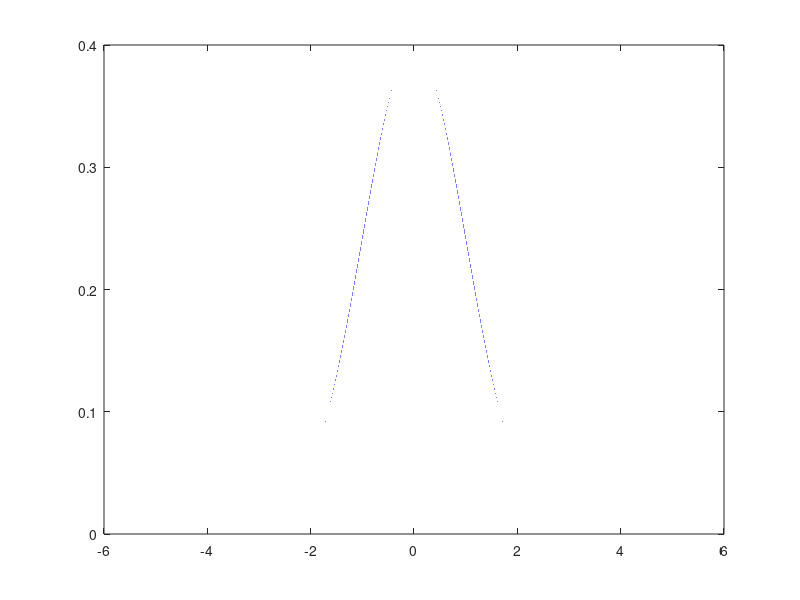
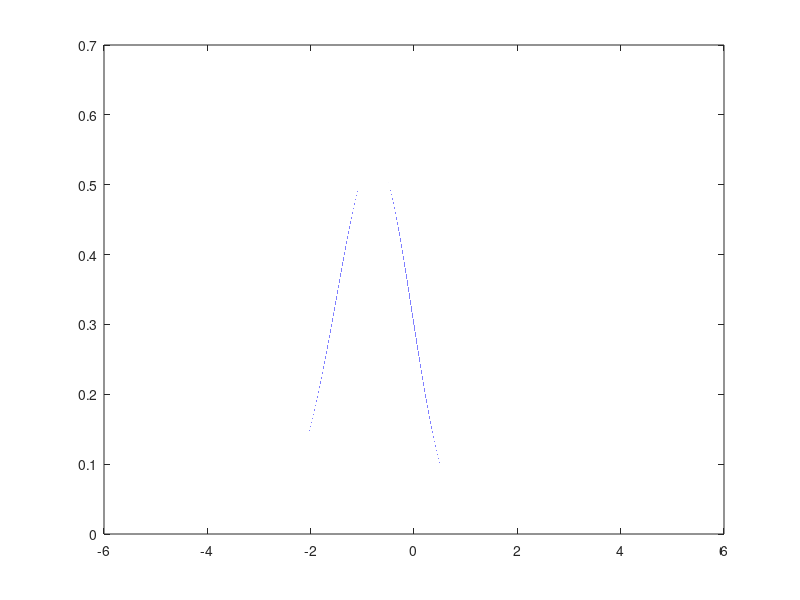
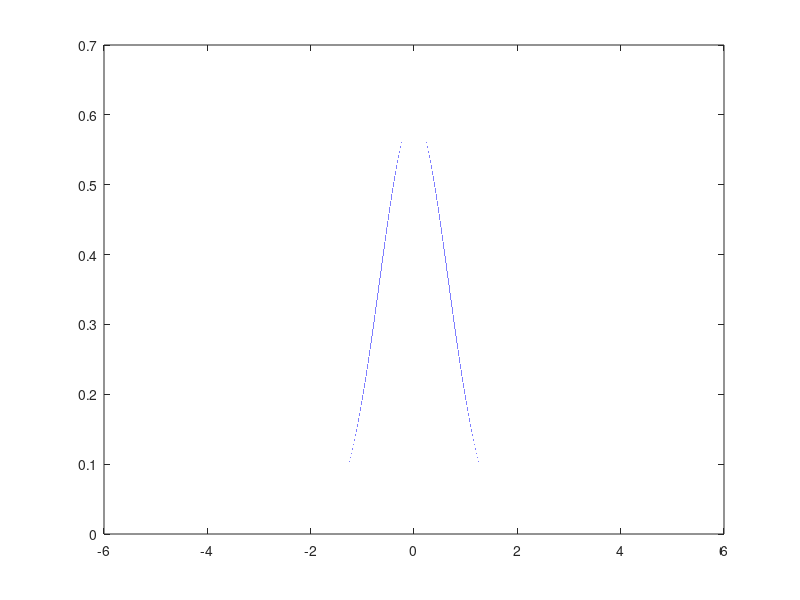
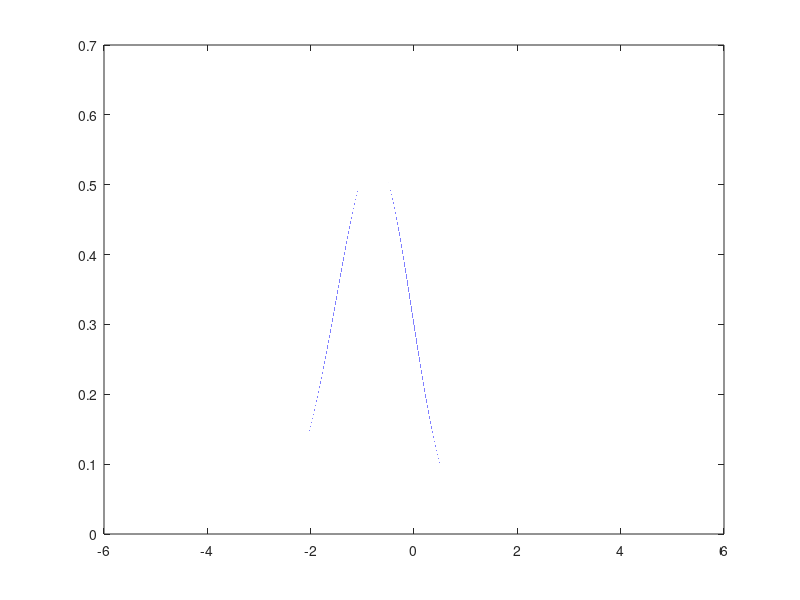

Here is the MATLAB script that generated these plots, in order:
%1st, 2nd and 3rd order Gaussian statistics
close all
clc


x = -5:0.00001:5;

y = 1/sqrt(2*pi)*exp(-x.^2/2);

% z1 = 1 + erf(x/sqrt(2));
% z2 = 1 - erf(x/sqrt(2));
% 
% figure
% plot(x,y)
% 
% figure
% plot(x,y.*z1)
% 
% figure
% plot(x,y.*z2)
% 
% 
% H = [1 -0.506;1 0.506];
% V = [1/sqrt(2) 0;0 1/sqrt(2)];
% inv(H'*inv(V)*H)*H'*inv(V)


F1 = 1/2*(1 + erf(x/sqrt(2)));
F2 = 1/2*(1 - erf(x/sqrt(2)));


z1 = 3*F2.^2;
z2 = 6*F1.*F2;
z3 = 3*F2.^2;


figure
plot(x,y)

figure
plot(x,y.*z1)


figure
plot(x,y.*z2)


figure
plot(x,y.*z3)



